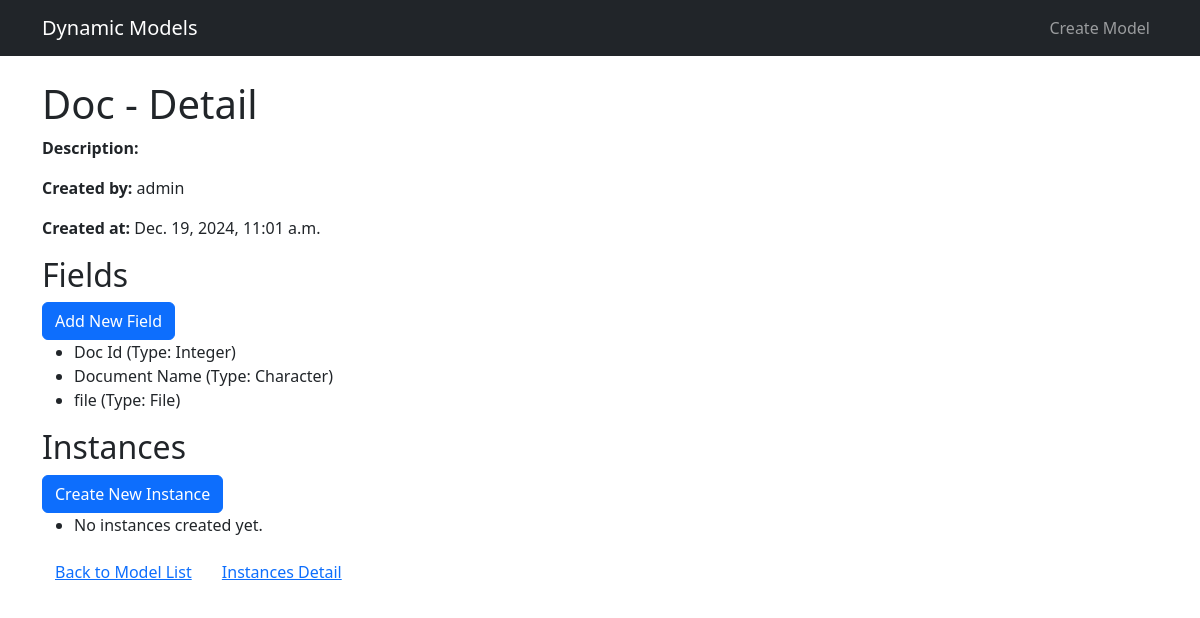
Page /models/1/ (signed in) on the earlier database version.
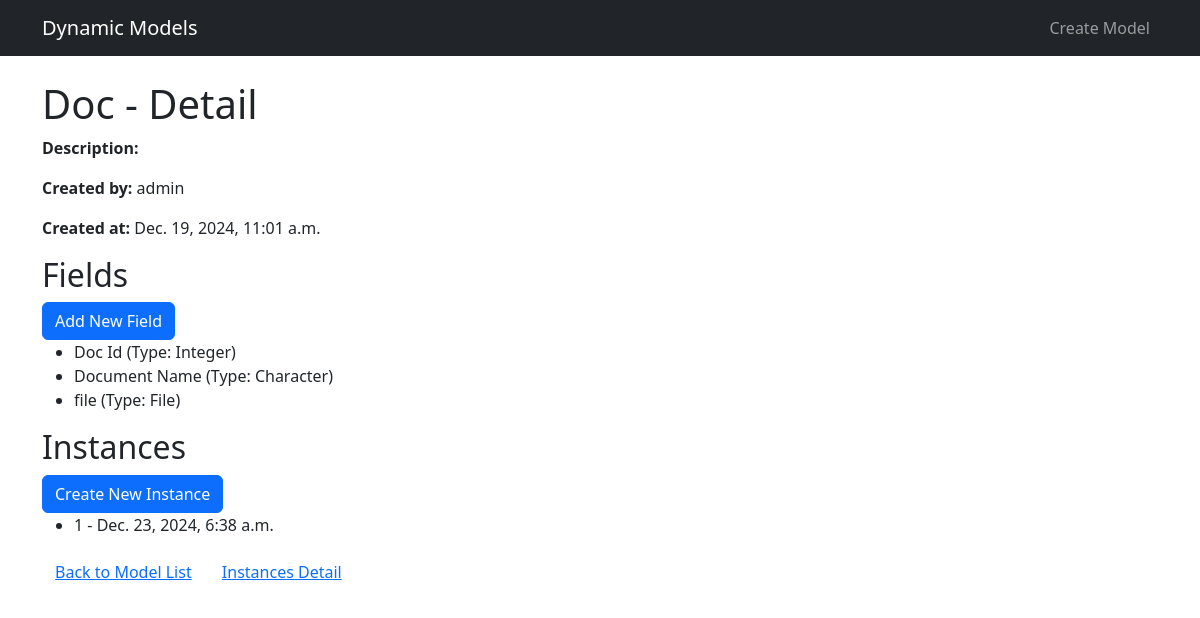
Same page on the later database version.
### dynamic_app/models.py (models this page shows, shortened)
class DynamicField(models.Model):
    FIELD_TYPES = [
        ('char', 'Character'),
        ('text', 'Text'),
        ('int', 'Integer'),
        ('decimal', 'Decimal'),
        ('bool', 'Boolean'),
        ('date', 'Date'),
        ('datetime', 'DateTime'),
        ('file', 'File'),
        ('choice', 'Choice'),
    ]
    dynamic_model = models.ForeignKey(DynamicModel, on_delete=models.CASCADE, related_name='fields')
    name = models.CharField(max_length=100)
    display_name = models.CharField(max_length=100)
    field_type = models.CharField(max_length=20, choices=FIELD_TYPES)
    is_required = models.BooleanField(default=False)
    is_unique = models.BooleanField(default=True)
    is_readonly = models.BooleanField(default=False)
    display_order = models.IntegerField(default=0)
    created_by = models.ForeignKey(User, on_delete=models.CASCADE)
    created_at = models.DateTimeField(auto_now_add=True)
    updated_at = models.DateTimeField(auto_now=True)
    class Meta:
        ordering = ['display_order']
        unique_together = ['dynamic_model', 'name']

class DynamicModelInstance(models.Model):
    dynamic_model = models.ForeignKey(DynamicModel, on_delete=models.CASCADE)
    created_by = models.ForeignKey(User, on_delete=models.CASCADE)
    created_at = models.DateTimeField(auto_now_add=True)
    updated_at = models.DateTimeField(auto_now=True)
    data = models.JSONField()

### dynamic_app/views.py (the view)
# urls.py: path('models/<int:pk>/', views.model_detail, name='model_detail'),
@login_required
def model_detail(request, pk):
    model = get_object_or_404(DynamicModel, pk=pk, created_by=request.user)
    fields = model.fields.all()
    instances = DynamicModelInstance.objects.filter(dynamic_model=model)
    return render(request, 'dynamic_models/model_detail.html', {
        'model': model,
        'fields': fields,
        'instances': instances
    })

### dynamic_app/templates/dynamic_models/model_detail.html
{% extends 'base_generic.html' %}
{% block content %}
  <h1>{{ model.name }} - Detail</h1>
  <p><strong>Description:</strong> {{ model.description }}</p>
  <p><strong>Created by:</strong> {{ model.created_by }}</p>
  <p><strong>Created at:</strong> {{ model.created_at }}</p>
  <h2>Fields</h2>
  <a href="{% url 'field_create' model.pk %}" class="btn btn-primary">Add New Field</a>
  <ul>
    {% for field in fields %}
      <li>{{ field.display_name }} (Type: {{ field.get_field_type_display }})</li>
    {% empty %}
      <li>No fields added yet.</li>
    {% endfor %}
  </ul>
  <h2>Instances</h2>
  <a href="{% url 'instance_create' model.pk %}" class="btn btn-primary">Create New Instance</a>
  <ul>
    {% for instance in instances %}
      <li>{{ instance.pk }} - {{ instance.created_at }}</li>
    {% empty %}
      <li>No instances created yet.</li>
    {% endfor %}
  </ul>
  <a href="{% url 'model_list' %}" class="btn btn-link">Back to Model List</a>
  <a href="{% url 'instance_list' model_pk=model.pk %}" class="btn btn-link">Instances Detail </a>
{% endblock %}

Differences in the rows shown:
added DynamicModelInstance: pk "1", created_at "Dec. 23, 2024, 6:38 a.m."
Other differences:
text no longer shown: "No instances created yet."
